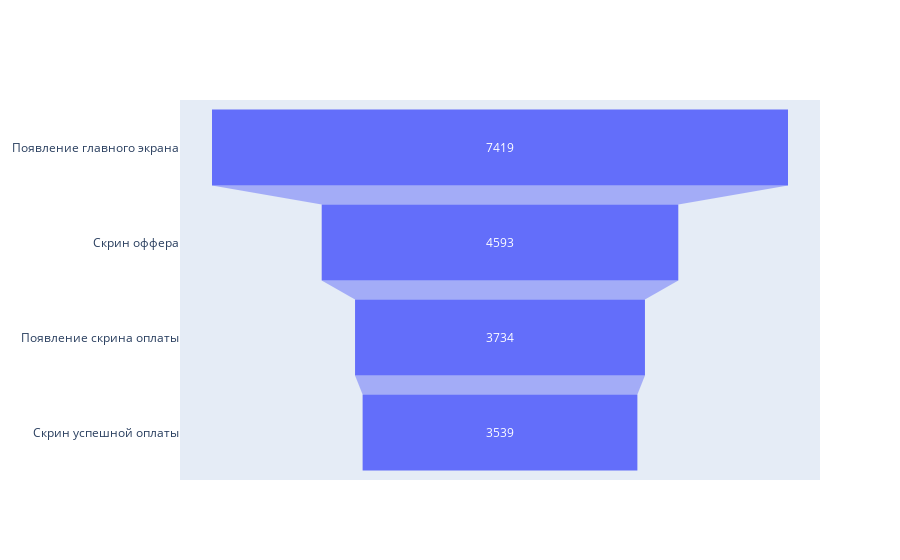

Notebook source saved alongside this figure:
### Code cell
plt.figure(figsize = (4,2))

fig = go.Figure(
    go.Funnel(
        y=['Появление главного экрана','Скрин оффера','Появление скрина оплаты','Скрин успешной оплаты'],
        x=funn['user_id']))

fig.show()

### Figure 1 — Plotly figure (JSON) as saved in the notebook; plotly's stock layout.template omitted (floating-point values rounded to 4 significant figures)
{"data": [{"type": "funnel", "x": [7419, 4593, 3734, 3539], "y": ["Появление главного экрана", "Скрин оффера", "Появление скрина оплаты", "Скрин успешной оплаты"]}], "layout": {}}
